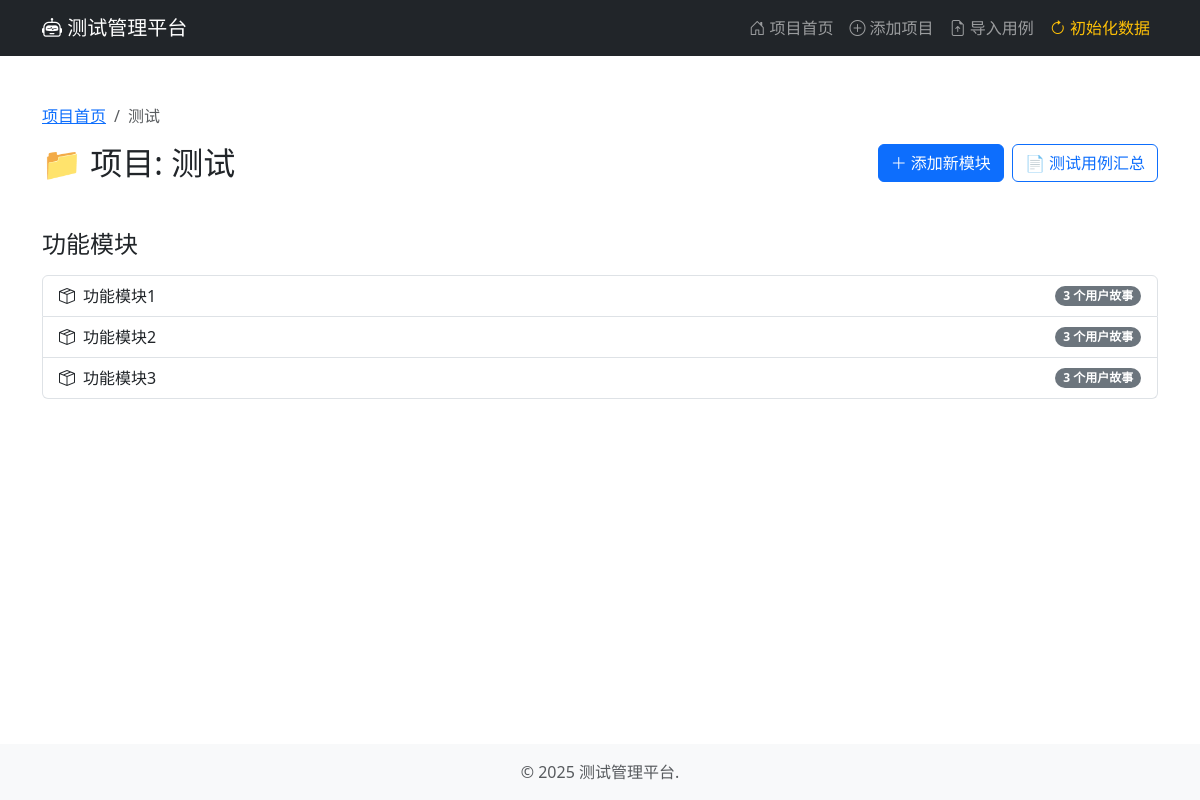
The app's page /project/1 with its own data.
### app.py (models this page shows)
class Project(db.Model):
    id = db.Column(db.Integer, primary_key=True)
    name = db.Column(db.String(100), nullable=False)
    modules = db.relationship('Module', backref='project', cascade="all, delete-orphan")

class Module(db.Model):
    id = db.Column(db.Integer, primary_key=True)
    name = db.Column(db.String(100), nullable=False)
    project_id = db.Column(db.Integer, db.ForeignKey('project.id'), nullable=False)
    user_stories = db.relationship('UserStory', backref='module', cascade="all, delete-orphan")

### app.py (the view)
@app.route('/project/<int:project_id>')
def view_project(project_id):
    project = Project.query.get_or_404(project_id)
    return render_template('project.html', project=project)

### app.py (called while the page is built)
@app.before_request
def ensure_session_id():
    if 'session_id' not in session:
        session['session_id'] = str(uuid.uuid4())  # 生成一个唯一ID

@app.context_processor
def inject_now():
    return {'now': datetime.utcnow()}

### templates/project.html (shortened to what this page needs)
{% extends "base.html" %}
{% block content %}
    <nav aria-label="breadcrumb">
        <ol class="breadcrumb">
            <li class="breadcrumb-item"><a href="{{ url_for('index') }}">项目首页</a></li>
            <li class="breadcrumb-item active" aria-current="page">{{ project.name }}</li>
        </ol>
    </nav>
    <div class="d-flex flex-column flex-md-row justify-content-between align-items-start align-items-md-center mb-4">
        <h1 class="h2 mb-3 mb-md-0">📁 项目: {{ project.name }}</h1>
        <div class="d-flex flex-column flex-md-row gap-2">
            <a href="{{ url_for('add_module', project_id=project.id) }}"
            class="btn btn-primary"
            title="为该项目添加新模块">
                <i class="bi bi-plus-lg"></i> 添加新模块
            </a>
            <a href="{{ url_for('view_project_testcases', project_id=project.id) }}"
            class="btn btn-outline-primary"
            title="查看此项目下所有测试用例的汇总列表">
                📄 测试用例汇总
            </a>
        </div>
    </div>
    <h3 class="h4 mt-5 mb-3">功能模块</h3>
    <div class="list-group">
        {% for module in project.modules %}
        <a href="{{ url_for('view_module', module_id=module.id) }}" class="list-group-item list-group-item-action d-flex justify-content-between align-items-center">
            <span>
                <i class="bi bi-box-seam me-2"></i>{{ module.name }}
            </span>
            <span class="badge bg-secondary rounded-pill">{{ module.user_stories|length }} 个用户故事</span>
        </a>
        {% else %}
        <div class="list-group-item text-center p-4">
            <p class="mb-2 text-muted">该项目下还没有功能模块。</p>
            <p>点击右上角的 "<strong>添加新模块</strong>" 按钮来创建第一个吧！</p>
        </div>
        {% endfor %}
    </div>
{% endblock %}

### templates/base.html (style rules this page uses)
html, body { height: 100%; margin: 0; display: flex; flex-direction: column; }

### records on screen
Project: name "测试"
Module: name "功能模块1", user_stories|length "3"
Module: name "功能模块2", user_stories|length "3"
Module: name "功能模块3", user_stories|length "3"
